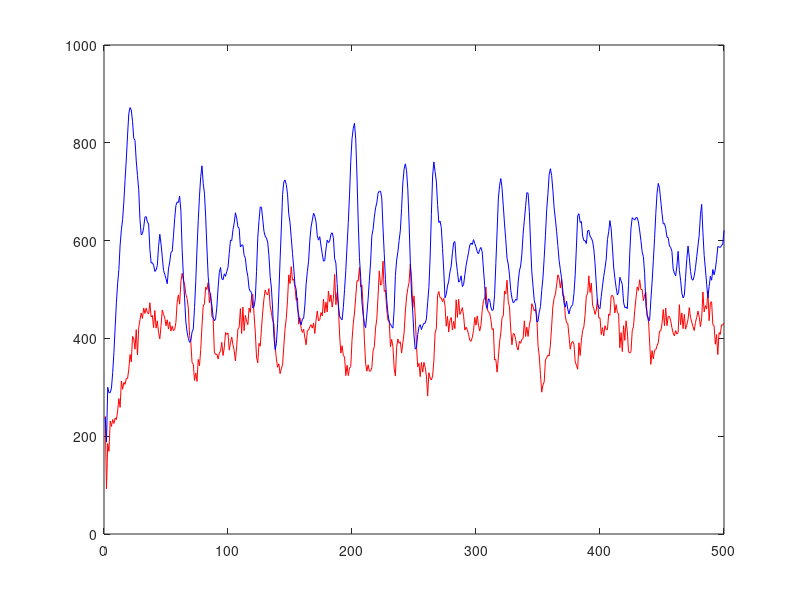

This chart was generated by the following MATLAB code:
pred=[
241,92,185,169,231,220,234,226,237,234,252,277,259,313,296,310,306,318,318,337,367,352,404,399,378,418,366,422,438,452,441,462,451,462,453,450,473,444,447,422,457,421,436,412,399,426,458,449,442,426,438,419,434,415,425,416,418,433,474,489,470,516,533,519,511,490,482,462,406,393,351,347,314,329,312,357,344,377,425,466,471,505,500,514,473,492,445,441,372,367,368,358,370,374,392,365,381,412,408,411,376,391,403,387,375,354,385,419,423,461,410,464,416,447,435,428,462,453,486,490,450,413,362,350,390,384,420,454,481,499,491,489,502,466,453,437,430,386,358,341,348,328,338,346,384,420,441,478,530,512,547,519,521,504,478,483,429,442,420,412,419,401,387,416,417,424,428,421,431,410,437,456,436,438,453,446,480,452,474,454,497,475,489,464,481,531,469,494,466,407,370,385,365,362,324,345,324,340,342,396,430,452,485,518,517,545,505,509,463,397,348,333,346,333,333,340,375,383,421,440,486,538,509,512,558,496,499,459,437,436,383,398,383,339,323,382,399,390,393,370,391,411,454,485,502,514,552,525,463,487,444,385,342,349,322,351,331,351,341,323,282,330,319,315,323,354,411,420,488,496,483,483,475,482,467,425,445,413,437,443,417,435,420,479,443,480,449,455,463,446,417,423,418,408,396,394,402,416,443,427,446,427,415,427,457,477,483,505,461,454,452,438,418,420,356,357,331,360,392,411,443,446,497,491,519,475,465,419,387,410,409,398,382,376,394,390,398,400,436,404,423,404,427,439,471,465,456,460,446,386,364,326,290,305,311,356,361,366,364,387,425,466,482,490,509,530,524,503,521,487,487,446,432,431,405,378,391,394,388,352,345,337,391,365,397,416,424,449,488,491,528,494,513,468,461,449,458,481,442,442,408,422,405,426,418,418,450,447,487,488,483,452,469,453,450,381,412,373,426,396,436,415,373,370,373,416,424,457,482,505,498,520,500,500,477,489,494,445,443,393,347,375,358,376,377,385,391,415,415,430,459,426,462,426,445,445,436,422,411,405,416,409,412,469,428,452,420,449,419,427,439,463,443,433,424,416,433,443,456,444,424,442,495,454,467,460,497,436,473,475,428,426,388,408,367,412,408,428,427,431,];
prey=[
239,188,300,289,289,298,330,371,423,473,513,541,591,622,643,679,725,767,816,860,872,867,844,809,805,763,733,704,643,612,614,627,648,649,638,634,582,554,555,550,537,540,549,588,613,593,566,539,531,522,512,542,556,576,578,609,645,672,679,678,691,661,582,529,481,434,413,400,392,395,413,419,463,517,583,641,691,731,753,717,697,648,585,527,499,485,468,443,436,440,464,503,535,545,522,520,532,527,537,545,574,601,600,622,636,657,646,628,625,587,591,591,570,564,540,527,502,496,494,462,465,481,537,605,641,669,668,644,619,609,605,597,569,527,503,460,405,377,389,430,492,561,624,694,720,724,715,695,654,637,606,574,544,509,500,462,448,434,428,440,441,468,511,537,558,601,628,642,656,650,638,610,601,608,589,573,558,559,583,601,596,599,613,616,606,563,554,512,469,445,441,438,463,500,539,589,637,693,762,808,829,840,808,732,640,565,525,474,448,430,422,450,481,519,556,610,623,648,667,677,697,701,701,687,626,573,520,478,451,433,429,424,421,460,529,560,577,600,621,666,718,746,757,743,705,638,558,491,454,405,378,382,408,424,428,418,426,431,431,440,473,504,566,653,732,761,741,722,674,637,640,627,584,538,483,490,507,517,536,548,575,596,598,558,537,515,518,528,506,510,530,549,563,576,591,595,592,602,594,587,577,573,582,586,577,542,508,469,461,481,479,464,457,459,490,553,618,685,713,727,707,671,634,602,564,552,530,499,482,473,475,480,478,515,538,548,573,614,642,670,698,697,660,595,536,506,477,468,434,435,454,465,498,524,565,611,663,696,735,747,733,703,667,644,619,590,560,541,523,498,472,464,476,460,450,461,466,469,492,530,589,651,655,637,639,609,600,600,594,620,621,609,605,599,583,553,511,471,463,461,486,507,527,543,562,602,618,641,624,587,546,523,504,489,494,525,518,510,474,463,464,461,508,574,626,647,644,642,647,647,638,620,600,577,567,533,467,450,436,437,478,515,559,604,655,697,717,707,681,656,634,635,625,607,606,589,586,578,542,533,528,548,578,539,519,493,483,488,525,562,589,566,537,521,519,528,545,567,589,611,653,674,616,570,542,511,483,506,527,519,541,530,541,561,588,587,586,590,593,621,];
plot(pred,'r');
hold on;
plot(prey,'b');
